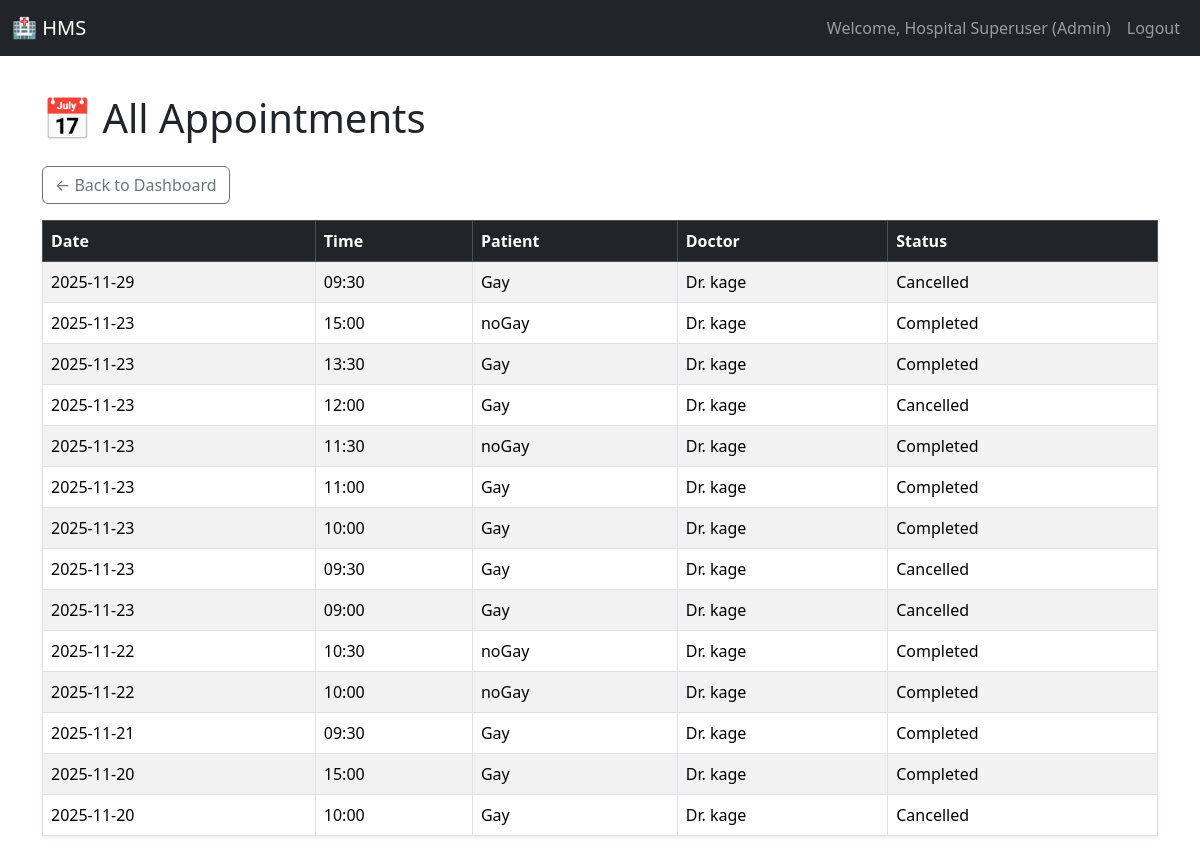
The page /admin/appointments (signed in) on the database as committed earlier.
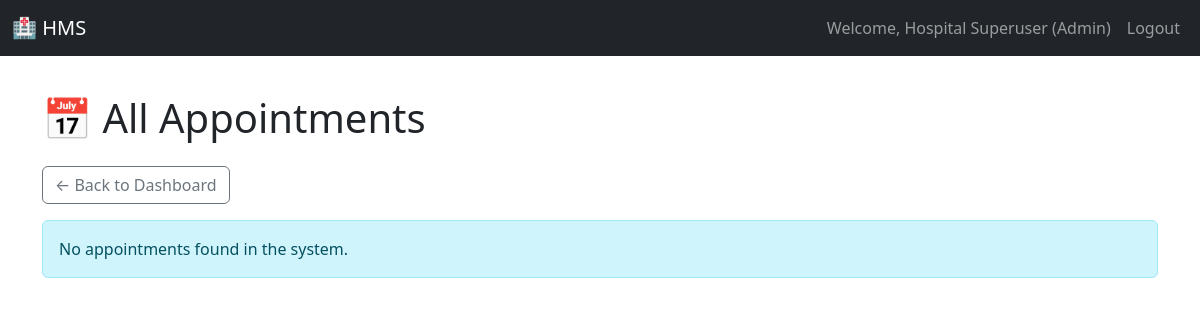
The same page on the database as committed later.
### models.py (models this page shows)
class User(UserMixin, db.Model):
    __tablename__ = 'user'
    id = db.Column(db.Integer, primary_key=True)
    username = db.Column(db.String(80), unique=True, nullable=False)
    password_hash = db.Column(db.String(128), nullable=False)
    role = db.Column(db.String(10), nullable=False)  # Admin, Doctor, Patient
    name = db.Column(db.String(100), nullable=False)
    contact_info = db.Column(db.String(100))
    is_active = db.Column(db.Boolean, default=True) # Used for blacklist/deactivation
    doctor_profile = db.relationship('Doctor', backref='user', uselist=False)
    patient_profile = db.relationship('Patient', backref='user', uselist=False)

class Appointment(db.Model):
    __tablename__ = 'appointment'
    id = db.Column(db.Integer, primary_key=True)
    patient_id = db.Column(db.Integer, db.ForeignKey('patient.user_id'), nullable=False)
    doctor_id = db.Column(db.Integer, db.ForeignKey('doctor.user_id'), nullable=False)
    date = db.Column(db.String(10), nullable=False)
    time = db.Column(db.String(5), nullable=False)
    status = db.Column(db.String(20), default='Booked') # Booked, Completed, Cancelled
    __table_args__ = (db.UniqueConstraint('doctor_id', 'date', 'time', name='_doctor_time_uc'),)
    treatment_record = db.relationship('Treatment', backref='appointment', uselist=False)

### app.py (the view)
@app.route('/admin/appointments')
@role_required('Admin')   # only admin can view this page
def admin_all_appointments():
    appointments = Appointment.query.order_by(
        Appointment.date.desc(),
        Appointment.time.desc()
    ).all()
    return render_template(
        'admin_all_appointments.html',
        appointments=appointments
    )

### app.py (called while the page is built)
@login_manager.user_loader
def load_user(user_id):
    return User.query.get(int(user_id))

def role_required(role):
    def wrapper(func):
        @login_required
        @functools.wraps(func)
        def decorated_view(*args, **kwargs):
            if current_user.role != role:
                flash('Access denied. You do not have the required permissions.', 'danger')
                return redirect(url_for('dashboard'))
            return func(*args, **kwargs)
        return decorated_view
    return wrapper

### templates/admin_all_appointments.html (shortened to what this page needs)
{% extends "base.html" %}
{% block content %}
<h1 class="mb-4">📅 All Appointments</h1>
<a href="{{ url_for('admin_dashboard') }}" class="btn btn-outline-secondary mb-3">← Back to Dashboard</a>
{% if appointments %}
<table class="table table-bordered table-striped shadow-sm">
    <thead class="table-dark">
        <tr>
            <th>Date</th>
            <th>Time</th>
            <th>Patient</th>
            <th>Doctor</th>
            <th>Status</th>
        </tr>
    </thead>
    <tbody>
        {% for appt in appointments %}
        <tr>
            <td>{{ appt.date }}</td>
            <td>{{ appt.time }}</td>
            <td>{{ appt.patient.user.name }}</td>
            <td>Dr. {{ appt.doctor.user.name }}</td>
            <td>{{ appt.status }}</td>
        </tr>
        {% endfor %}
    </tbody>
</table>
{% else %}
<div class="alert alert-info">No appointments found in the system.</div>
{% endif %}
{% endblock %}

### templates/base.html (shortened to what this page needs)
<!DOCTYPE html>
<html lang="en">
<head>
    <link href="https://cdn.jsdelivr.net/npm/bootstrap@5.3.3/dist/css/bootstrap.min.css" rel="stylesheet">
</head>
<body>
    <nav class="navbar navbar-expand-lg navbar-dark bg-dark fixed-top">
        <div class="container-fluid">
            <a class="navbar-brand" href="{{ url_for('dashboard') }}">🏥 HMS</a>
            <div class="collapse navbar-collapse" id="navbarNav">
                <ul class="navbar-nav ms-auto">
                    {% if current_user.is_authenticated %}
                    <li class="nav-item">
                        <span class="nav-link">Welcome, {{ current_user.name }} ({{ current_user.role }})</span>
                    </li>
                    <li class="nav-item">
                        <a class="nav-link btn btn-sm btn-outline-light" href="{{ url_for('logout') }}">Logout</a>
                    </li>
                    {% endif %}
                </ul>
            </div>
        </div>
    </nav>
    <div class="container mt-4">
        {% block content %}{% endblock %}
    </div>
</body>
</html>

### templates/base.html (style rules this page uses)
body { padding-top: 70px; }

Rows that differ between the two databases and show on the page:
removed Appointment: date "2025-11-29", time "09:30", patient.user.name "Gay", doctor.user.name "kage", status "Cancelled"
removed Appointment: date "2025-11-23", time "15:00", patient.user.name "noGay", doctor.user.name "kage", status "Completed"
removed Appointment: date "2025-11-23", time "13:30", patient.user.name "Gay", doctor.user.name "kage", status "Completed"
removed Appointment: date "2025-11-23", time "12:00", patient.user.name "Gay", doctor.user.name "kage", status "Cancelled"
removed Appointment: date "2025-11-23", time "11:30", patient.user.name "noGay", doctor.user.name "kage", status "Completed"
removed Appointment: date "2025-11-23", time "11:00", patient.user.name "Gay", doctor.user.name "kage", status "Completed"
removed Appointment: date "2025-11-23", time "10:00", patient.user.name "Gay", doctor.user.name "kage", status "Completed"
removed Appointment: date "2025-11-23", time "09:30", patient.user.name "Gay", doctor.user.name "kage", status "Cancelled"
removed Appointment: date "2025-11-23", time "09:00", patient.user.name "Gay", doctor.user.name "kage", status "Cancelled"
removed Appointment: date "2025-11-22", time "10:30", patient.user.name "noGay", doctor.user.name "kage", status "Completed"
removed Appointment: date "2025-11-22", time "10:00", patient.user.name "noGay", doctor.user.name "kage", status "Completed"
removed Appointment: date "2025-11-21", time "09:30", patient.user.name "Gay", doctor.user.name "kage", status "Completed"
removed Appointment: date "2025-11-20", time "15:00", patient.user.name "Gay", doctor.user.name "kage", status "Completed"
removed Appointment: date "2025-11-20", time "10:00", patient.user.name "Gay", doctor.user.name "kage", status "Cancelled"
Other text that changed with them:
text no longer shown: "Date Time Patient Doctor Status"
text now shown: "No appointments found in the system."
